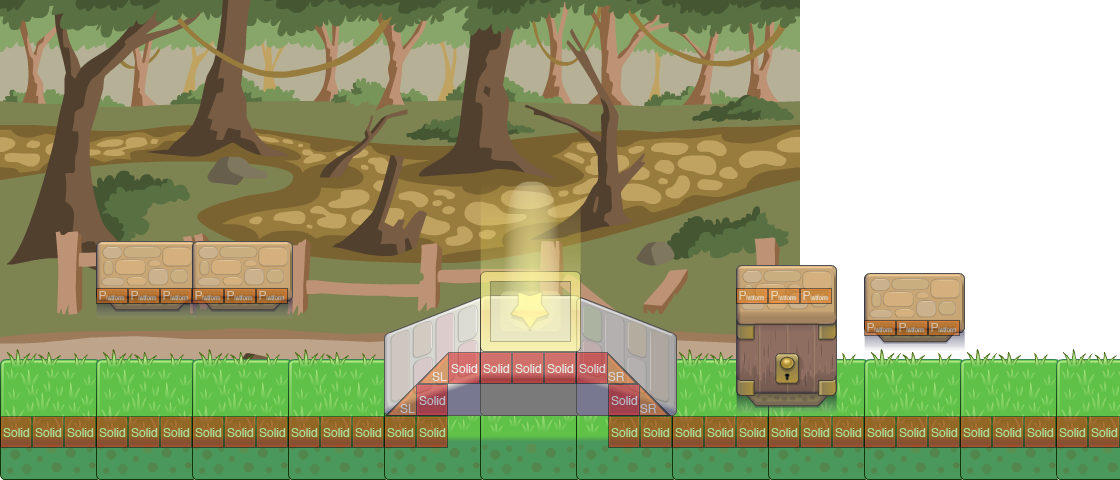

Rendered tile map (Tiled .tmx) drawn with the repository's tilesets; below, a short description and the map source with its tile grids summarised:
An orthogonal 35x15 tile map with 32x32 px tiles, 5 tile layers (background, Calque 4, Calque 5, foreground, ...), 2 tilesets, 1 image layer and 5 objects (mainPlayer, key, door, teleport, slash).

<map version="1.0" orientation="orthogonal" width="35" height="15" tilewidth="32" tileheight="32" backgroundcolor="#ffffff">
 <tileset firstgid="1" name="tileset" tilewidth="101" tileheight="171">
  <image source="../img/map/tileset.png" width="11110" height="171" />
 </tileset>
 <tileset firstgid="111" name="meta" tilewidth="32" tileheight="32">
  <image source="../img/map/meta.png" width="160" height="32" />
  <tile id="0">
   <properties>
    <property name="type" value="solid" />
   </properties>
  </tile>
  <tile id="1">
   <properties>
    <property name="type" value="platform" />
   </properties>
  </tile>
  <tile id="2">
   <properties>
    <property name="type" value="lslope" />
   </properties>
  </tile>
  <tile id="3">
   <properties>
    <property name="type" value="rslope" />
   </properties>
  </tile>
 </tileset>
 <imagelayer name="parallax1" width="35" height="15">
  <image source="../img/parallax1.png" />
  <properties>
   <property name="ratio" value="0.6" />
  </properties>
 </imagelayer>
 <layer name="background" width="35" height="15">
  <data>[525 cells, 12 non-empty, 1 distinct tile ids]</data>
 </layer>
 <layer name="Calque 4" width="35" height="15">
  <data>[525 cells, 6 non-empty, 4 distinct tile ids]</data>
 </layer>
 <layer name="Calque 5" width="35" height="15">
  <data>[525 cells, 0 non-empty, 0 distinct tile ids]</data>
 </layer>
 <layer name="foreground" width="35" height="15">
  <data>[525 cells, 2 non-empty, 2 distinct tile ids]</data>
 </layer>
 <objectgroup name="stuff" width="35" height="15">
  <object name="mainPlayer" x="501" y="129" width="58" height="71">
   <properties>
    <property name="image" value="character1" />
    <property name="spriteheight" value="73" />
    <property name="spritewidth" value="64" />
   </properties>
  </object>
  <object name="key" x="372" y="227" width="45" height="55">
   <properties>
    <property name="" value="" />
    <property name="image" value="key" />
    <property name="spritewidth" value="29" />
   </properties>
  </object>
  <object name="door" x="743" y="314" width="87" height="95" />
  <object name="teleport" x="484" y="279" width="89" height="69" />
  <object name="slash" x="139" y="-54" width="82" height="73">
   <properties>
    <property name="image" value="slash" />
    <property name="spriteheight" value="84" />
    <property name="spritewidth" value="80" />
   </properties>
  </object>
 </objectgroup>
 <layer name="collision" width="35" height="15" opacity="0.47">
  <data>[525 cells, 53 non-empty, 4 distinct tile ids]</data>
 </layer>
 <objectgroup name="enemies" width="35" height="15" />
</map>
